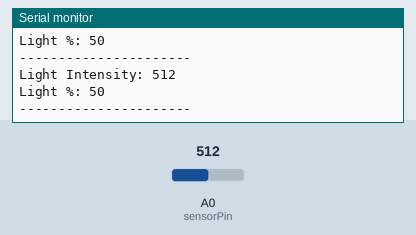
Simulated run of this sketch. Board: Arduino Uno, built with avr-gcc and run on an emulated ATmega328P. On the bench: the last lines printed to the serial monitor. Inputs (shaded band) come from the test bench; at power-on: A0 (sensorPin) = 512.

Above: at 1.8 s.
1.9 s: A0 (sensorPin) set to 716
At 2.8 s:
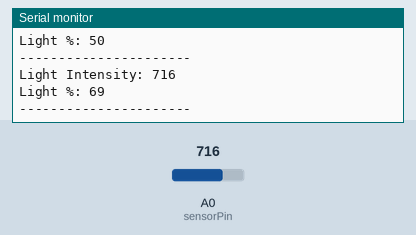
3.4 s: A0 (sensorPin) set to 900
At 4.6 s:
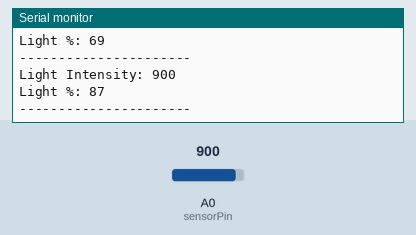
Timing chart, 0 to 6.4 s (numbered marks = the images above; inputs shaded):
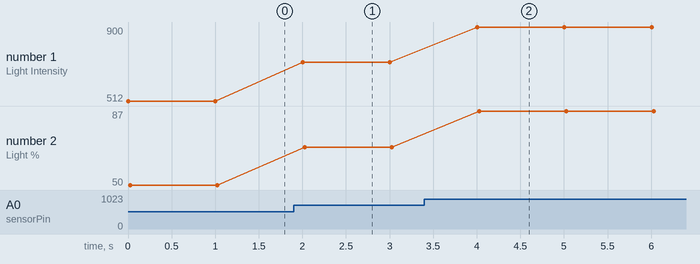

The sketch:

analogSensor.ino
```cpp
int sensorPin = A0;

void setup() {
  // put your setup code here, to run once:
  Serial.begin(9600);
  pinMode(A0, INPUT);
}

void loop() {
  // put your main code here, to run repeatedly:

  int lightValue = analogRead(sensorPin);
  Serial.print("Light Intensity: ");
  Serial.println(lightValue);


  int percent = map(lightValue, 0, 1023, 0, 100);
  Serial.print("Light %: ");
  Serial.println(percent);

  Serial.println("----------------------");
  delay(1000);
}
```

Measured:
- after the input at 1.9 s, the serial monitor: prints a new line after 0.10 s (image 1)
- after the input at 3.4 s, the serial monitor: prints a new line after 0.60 s (image 2)
- plotted number 1: 512 → 716 after the input at 1.9 s, 716 → 900 after the input at 3.4 s
- plotted number 2: 50 → 69 after the input at 1.9 s, 69 → 87 after the input at 3.4 s
